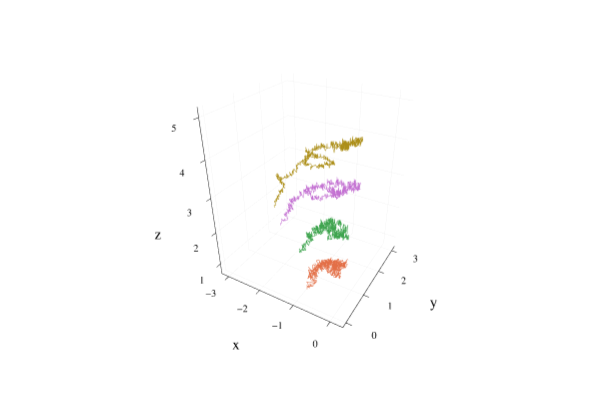

Here is the notebook cell this chart was saved with:
### Code cell
k = 10
κ = 1000
D = 0.1
R = 1
N = 5

t0 = 0.0
tf = 1
dt = 1//1000

function LocalV(u)
    # Insert localised potentials' (i.e. force) here
    # Function of (r,θ,ϕ)ₙ' for all n ∈ [1,N]
    du = zeros(length(u))
    
    # These first 3 represent the centre of the virus
    du[1] = 0 # -κ*(u[4] - R)  # r₀'
    du[2] = 0              # θ₀'
    du[3] = 0              # ϕ₀'

    # The second 3 represent the base of the receptor
    du[4] = -κ*(u[4] - R) - κ*(u[7] - R)
    du[5] = 0
    du[6] = 0

    for n in 7:3:3*N-3
        du[n] = -κ*(u[n]-R) - κ*(u[n+3]-R)
        du[n+1] = 0
        du[n+2] = -k*u[n+2]
    end

    du[end-2] = -κ*(u[end-2]-R)
    du[end-1] = 0
    du[end] = -k*u[end]

    return du
end

function det(du,u,p,t)
    Φ, DMs, KList, Q = FindLocals(copy(reshape(u,3,N)'))
    Φ_vect = reshape(copy(Φ'),3*N)
    V = LocalV(Φ_vect)   # Define potential' (force) in terms of local spherical
    # V = AnalyticalJacobian(Φ, DMs) * V
    # V = NumericalJacobian(FindCartesians, Φ, 1e-5) * V  # Convert to global Cartesian
    V = PackageJ(Φ,N) * V
    # V = AJ(Φ,KList,Q,N) * V

    # if mod(trunc(t/dt),trunc(tf/dt/5)) == 0
    #     display(trunc(1000*t))
    #     # display(AJ(Φ,KList,Q,N) - NumericalJacobian(FindCartesians, Φ, 1e-5))
    #     show(IOContext(stdout, :limit=>false), MIME"text/plain"(), AJ(Φ,KList,Q,N) - PackageJ(Φ,N))
    #     # display(NumericalJacobian(FindCartesians, Φ, 1e-5) - FiniteDiff.finite_difference_jacobian(FindCartesians, Φ))
    #     # show(IOContext(stdout, :limit=>false), MIME"text/plain"(), NumericalJacobian(FindCartesians, Φ, 1e-5))
    #     # display(AJ(Φ,KList,Q,N))
    #     # display(FiniteDiff.finite_difference_jacobian(FindCartesians, Φ))
    # end

    du[1:end] = V[1:end]
end

function stoch(du,u,p,t)
    du[1:3] .= 0
    du[4:6] .= sqrt(6*D)
    du[7:end] .= sqrt(2*D)
end

TimeRange = range(t0,tf,step = dt)[1:end-1]
prob_sde_lorenz = SDEProblem(det,stoch,[0,0,1,0,0,2,0,0,3,0,0,4,0,0,5],(t0,tf))
display("Problem defined")
sol = solve(prob_sde_lorenz,EM(),dt=dt)
display("Problem solved")

SN = []

for i in 1:N
    push!(SN, [sol.u[n][m] for n in 1:length(sol), m in 1+3*(i-1):3+3*(i-1)])
end

plotly()
P = plot(SN[1][:,1], SN[1][:,2], SN[1][:,3],
    legend = :none,
    xlabel="x",
    ylabel="y",
    zlabel="z")

for n in 2:N
    plot!(SN[n][:,1], SN[n][:,2], SN[n][:,3])
end
display(P)

### Figure 1 — Plotly figure (JSON) as saved in the notebook; plotly's stock layout.template omitted (floating-point values rounded to 4 significant figures; data arrays with more than 128 entries replaced by an {"elided": "..."} marker saying what was removed)
{"data": [{"colorbar": {"title": ""}, "legendgroup": "y1", "line": {"color": "rgba(0, 154, 250, 1.000)", "dash": "solid", "shape": "linear", "width": 1}, "mode": "lines", "name": "y1", "scene": "scene", "showlegend": true, "type": "scatter3d", "x": {"elided": "1001 int values"}, "xaxis": "x", "y": {"elided": "1001 int values"}, "yaxis": "y", "z": {"elided": "1001 int values"}, "zaxis": "z", "zmax": null, "zmin": null}, {"colorbar": {"title": ""}, "legendgroup": "y2", "line": {"color": "rgba(227, 111, 71, 1.000)", "dash": "solid", "shape": "linear", "width": 1}, "mode": "lines", "name": "y2", "scene": "scene", "showlegend": true, "type": "scatter3d", "x": {"elided": "1001 float values"}, "xaxis": "x", "y": {"elided": "1001 float values"}, "yaxis": "y", "z": {"elided": "1001 float values"}, "zaxis": "z", "zmax": null, "zmin": null}, {"colorbar": {"title": ""}, "legendgroup": "y3", "line": {"color": "rgba(62, 164, 78, 1.000)", "dash": "solid", "shape": "linear", "width": 1}, "mode": "lines", "name": "y3", "scene": "scene", "showlegend": true, "type": "scatter3d", "x": {"elided": "1001 float values"}, "xaxis": "x", "y": {"elided": "1001 float values"}, "yaxis": "y", "z": {"elided": "1001 float values"}, "zaxis": "z", "zmax": null, "zmin": null}, {"colorbar": {"title": ""}, "legendgroup": "y4", "line": {"color": "rgba(195, 113, 210, 1.000)", "dash": "solid", "shape": "linear", "width": 1}, "mode": "lines", "name": "y4", "scene": "scene", "showlegend": true, "type": "scatter3d", "x": {"elided": "1001 float values"}, "xaxis": "x", "y": {"elided": "1001 float values"}, "yaxis": "y", "z": {"elided": "1001 float values"}, "zaxis": "z", "zmax": null, "zmin": null}, {"colorbar": {"title": ""}, "legendgroup": "y5", "line": {"color": "rgba(172, 142, 24, 1.000)", "dash": "solid", "shape": "linear", "width": 1}, "mode": "lines", "name": "y5", "scene": "scene", "showlegend": true, "type": "scatter3d", "x": {"elided": "1001 float values"}, "xaxis": "x", "y": {"elided": "1001 float values"}, "yaxis": "y", "z": {"elided": "1001 float values"}, "zaxis": "z", "zmax": null, "zmin": null}], "layout": {"annotations": [], "height": 400, "margin": {"b": 20, "l": 0, "r": 0, "t": 20}, "paper_bgcolor": "rgba(255, 255, 255, 1.000)", "plot_bgcolor": "rgba(255, 255, 255, 1.000)", "scene": {"camera": {"eye": {"x": 1.126, "y": -1.95, "z": 1.3}}, "domain": {"x": [0.04684, 0.9934], "y": [0.07581, 0.9902]}, "xaxis": {"gridcolor": "rgba(0, 0, 0, 0.100)", "gridwidth": 0.5, "linecolor": "rgba(0, 0, 0, 1.000)", "mirror": false, "range": [-3.234, 0.3289], "showgrid": true, "showline": true, "showticklabels": true, "tickangle": 0, "tickcolor": "rgb(0, 0, 0)", "tickfont": {"color": "rgba(0, 0, 0, 1.000)", "family": "sans-serif", "size": 11}, "tickmode": "array", "ticks": "inside", "ticktext": ["−3", "−2", "−1", "0"], "tickvals": [-3, -2, -1, 0], "title": "x", "titlefont": {"color": "rgba(0, 0, 0, 1.000)", "family": "sans-serif", "size": 15}, "type": "-", "visible": true, "zeroline": false, "zerolinecolor": "rgba(0, 0, 0, 1.000)"}, "yaxis": {"gridcolor": "rgba(0, 0, 0, 0.100)", "gridwidth": 0.5, "linecolor": "rgba(0, 0, 0, 1.000)", "mirror": false, "range": [-0.1568, 3.233], "showgrid": true, "showline": true, "showticklabels": true, "tickangle": 0, "tickcolor": "rgb(0, 0, 0)", "tickfont": {"color": "rgba(0, 0, 0, 1.000)", "family": "sans-serif", "size": 11}, "tickmode": "array", "ticks": "inside", "ticktext": ["0", "1", "2", "3"], "tickvals": [0, 1, 2, 3], "title": "y", "titlefont": {"color": "rgba(0, 0, 0, 1.000)", "family": "sans-serif", "size": 15}, "type": "-", "visible": true, "zeroline": false, "zerolinecolor": "rgba(0, 0, 0, 1.000)"}, "zaxis": {"gridcolor": "rgba(0, 0, 0, 0.100)", "gridwidth": 0.5, "linecolor": "rgba(0, 0, 0, 1.000)", "mirror": false, "range": [0.6679, 5.228], "showgrid": true, "showline": true, "showticklabels": true, "tickangle": 0, "tickcolor": "rgb(0, 0, 0)", "tickfont": {"color": "rgba(0, 0, 0, 1.000)", "family": "sans-serif", "size": 11}, "tickmode": "array", "ticks": "inside", "ticktext": ["1", "2", "3", "4", "5"], "tickvals": [1, 2, 3, 4, 5], "title": "z", "titlefont": {"color": "rgba(0, 0, 0, 1.000)", "family": "sans-serif", "size": 15}, "type": "-", "visible": true, "zeroline": false, "zerolinecolor": "rgba(0, 0, 0, 1.000)"}}, "showlegend": false, "width": 600}}
